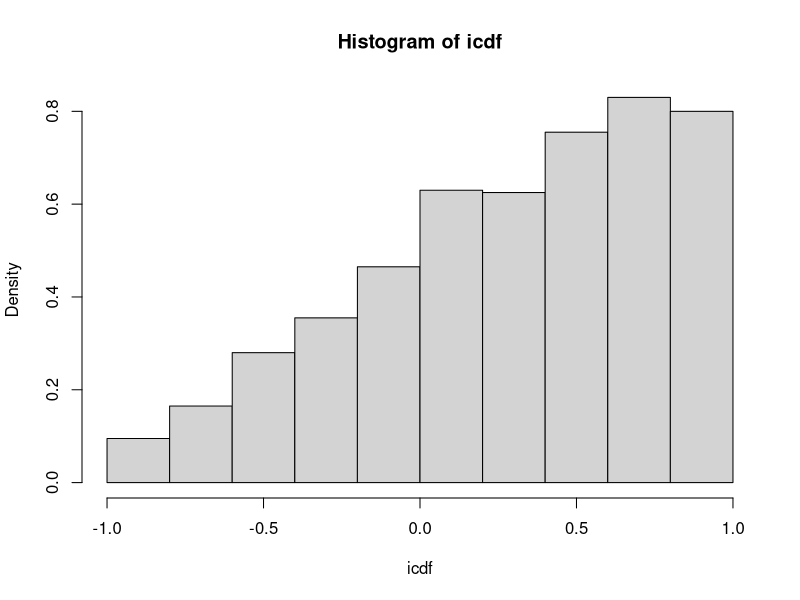
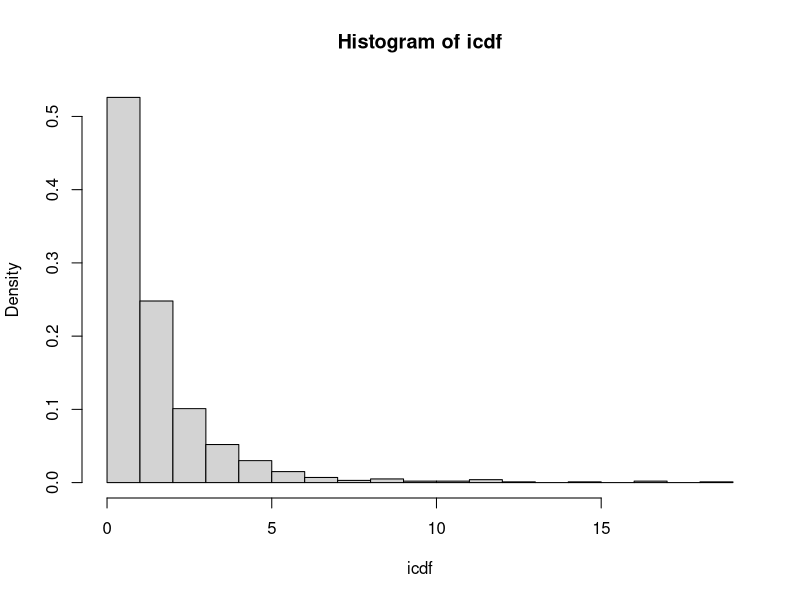

These charts were generated, in order, by the following R code:
###  Inverse CDF method to draw values of x from f(x) when we do not have
###  a closed form expression for the cdf.  The idea is to compute the
###  empirical cdf from evaluations of f(x) on a grid of values of x.

######################################################################
#  EXAMPLE 1
#  f(x) = 0.5(1 + x) for -1<x<1 and is 0 elsewhere.

x = seq(from=-0.999, to=0.999, length=1000)

#  We now evaluatef(x) for each value of x.
#  The vector p will contain the 1000 evaluations of f(x), for each of
#  the 1000 values of x in the grid.  In the final step, we normalize the elements of p by dividing each one
#  by the sum of all of them. This way, we ensure that the elements of p add up to
#  one.

p=seq(from=0, to=1, length=length(x))
for(i in 1:length(p)){
  p[i] = (1 + x[i]) / 2
}
p <- p/sum(p)

#  Here we compute the empirical cdf by adding the elements of p.  The
#  elements of cdf is what we called f in the notes.

cdf <- cumsum(p)

#  Draw M = 1000 uniform random variables and for each of them, 
#  check where they fall relative to the f values.  The vector icdf contains
#  5000 draws of xd from the density f(x).

u <- runif(1000)
icdf <- rep(0,length(u))
for (i in 1:length(u)) {
  icdf[i] <- x[1]
  for (j in 1:1000) {
    if (cdf[j] < u[i]) icdf[i] <- x[j]
  }
}
hist(icdf,freq=F)

################################################################
#  EXAMPLE 2
#  f(x) = exp(-0.5(log(x))^2)/(x sqrt(2pi)) for x >= 0.
#  This is a bit harder because we do not have a finite range of values of x
#  to construct the grid.  But for x = 50, we get a very low value of f(x)
#  so we will try the grid 0 to 50.  After trying with 50, it looks like the
#  prob of values above 20 is already minuscule.  So we go with 20.

x =  seq(from=0.001, to=20, length=1000)

p=seq(from=0, to=1, length=length(x))
lp = p 
for(i in 1:length(lp)){
  lp[i] = -(log(x[i]))^2 / 2 - log(x[i]*sqrt(2*3.14159))
}

p <- exp(lp - max(lp))
p <- p/sum(p)
cdf <- cumsum(p)


u <- runif(1000)
icdf <- rep(0,length(u))
for (i in 1:length(u)) {
  icdf[i] <- x[1]
  for (j in 1:1000) {
    if (cdf[j] < u[i]) icdf[i] <- x[j]
  }
}
hist(icdf,freq=F, breaks=25)




